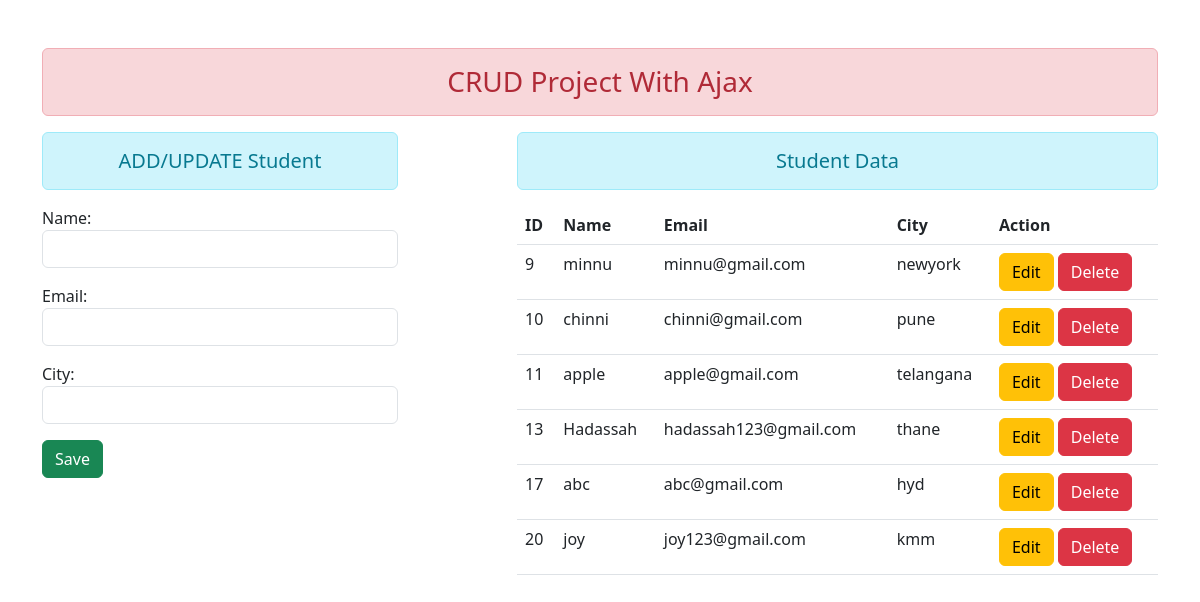
The page / on the database its author committed.
### enroll/models.py (models this page shows)
class User(models.Model):
    name = models.CharField(max_length=100)
    email = models.EmailField(max_length=100)
    city = models.CharField(max_length=100)

### enroll/views.py (the view)
# urls.py: 2. Add a URL to urlpatterns:  path('', views.home, name='home')
def home(request):
    form =StudentRegistration()
    stud = User.objects.all()
    return render(request,'home.html',{'form':form, 'stu':stud})

### enroll/forms.py
class StudentRegistration(forms.ModelForm):
    class Meta:
        model = User
        fields = ['name','email','city']
        widgets= {
            'name':forms.TextInput(attrs={'class':'form-control','id':'nameid'}),
            'email':forms.TextInput(attrs={'class':'form-control','id':'emailid'}),
            'city':forms.TextInput(attrs={'class':'form-control','id':'cityid'}),
        }

### enroll/templates/home.html (shortened to what this page needs)
{% load static %}
<html lang="en">
<head>
    <link rel="stylesheet" href="{% static 'css/bootstrap.min.css' %}"/>
</head>
<body>
    <div class="container mt-5">
        <h3 class="text-center alert alert-danger">CRUD Project With Ajax</h3>
    <div class="row">
        <div class="col-sm-4">
            <h5 class="text-center alert alert-info">ADD/UPDATE Student</h5>
            <form action="" method="post">
                {{form.as_p}}
                <input type="button" class="btn btn-success" id="btnsave" value="Save"/>
            </form>
        </div>
        <div class="col-sm-7 offset-1">
            <h5 class="text-center alert alert-info">Student Data</h5>
            <table class="table table-hover">
                <thead>
                  <tr>
                    <th scope="col">ID</th>
                    <th scope="col">Name</th>
                    <th scope="col">Email</th>
                    <th scope="col">City</th>
                    <th scope="col">Action</th>
                  </tr>
                </thead>
                <tbody id="tbody">
                    {% for st in stu %}
                  <tr>
                    <td >{{st.id}}</td>
                    <td>{{st.name}}</td>
                    <td>{{st.email}}</td>
                    <td>{{st.city}}</td>
                    <td>
                        <input type="button" data-sid="{{st.id}}" class="btn btn-warning btn-edit" value="Edit">
                        <input type="button" data-sid="{{st.id}}" class="btn btn-danger btn-del" value="Delete">
                    </td>
                  </tr>
                  {% endfor %}
                </tbody>
              </table>
        </div>
    </div>
</div>
</body>
</html>

### rows shown on the page
User: id "9", name "minnu", email "minnu@gmail.com", city "newyork"
User: id "10", name "chinni", email "chinni@gmail.com", city "pune"
User: id "11", name "apple", email "apple@gmail.com", city "telangana"
User: id "13", name "Hadassah", email "hadassah123@gmail.com", city "thane"
User: id "17", name "abc", email "abc@gmail.com", city "hyd"
User: id "20", name "joy", email "joy123@gmail.com", city "kmm"
